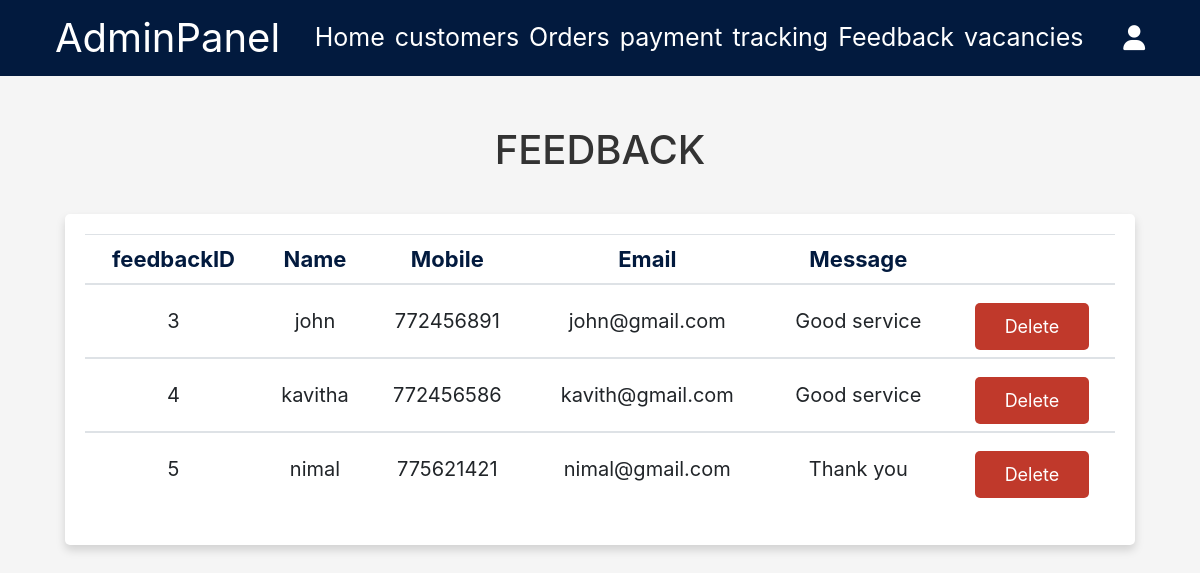
Page /1.Admin_Account/feedback.php (signed in) on the committed database.
### tables this page shows
CREATE TABLE `feedback` (
  `feedbackID` int(4) NOT NULL,
  `Name` varchar(30) NOT NULL,
  `Mobile` int(10) NOT NULL,
  `Email` text NOT NULL,
  `Message` text NOT NULL
);

### 1.Admin_Account/feedback.php (the view, shortened to what this page needs)
<?php
$con = mysqli_connect('localhost', 'root', '', 'ecargoms') or die('connection failed');
?>
<!DOCTYPE html>
<html lang="en">
<head>
<link href="bootstrap/css/bootstrap.min.css" rel="stylesheet" >
<link href="source/css/admin.css" rel="stylesheet">
</head>
<body>
<?php
include 'nav.php';
?>
<section>
    <h1 class="title">Feedback</h1>
    <div class="container">
        <div class="row text-center">
		<div class="col-md">
			<div class="box shadow">
				<div class="table table-hover table-responsive">
					<table class="table">
						<thead>
							<tr>
							<th scope="col">feedbackID</th>
							<th scope="col">Name</th>
							<th scope="col">Mobile</th>
							<th scope="col">Email</th>
							<th scope="col">Message</th>
							<th scope="col"></th>
							</tr>
						</thead>
						<?php
							$query = "SELECT * FROM feedback";
							$query_run = mysqli_query($con, $query);
							if(mysqli_num_rows($query_run) > 0){
								foreach($query_run as $detail){
									?>
										<tbody>
											<tr>
											<td><?= $detail['feedbackID']; ?></td>
											<td><?= $detail['Name']; ?></td>
											<td><?= $detail['Mobile']; ?></td>
											<td><?= $detail['Email']; ?></td>
											<td><?= $detail['Message']; ?></td>
											<td>
											<a href="feedback.php?delete=<?php echo $detail['feedbackID']; ?>" onclick="return confirm('delete this message?');" class="delete-btn">delete</a>
											</td>
											</tr>
										</tbody>
									<?php
								}
							}
							else{
								echo '<p class="empty">no record found!</p>';
							}
						?>
					</table>
				</div>
			</div>
		</div>
	</div>
    </div>
</section>
</body>
</html>

### 1.Admin_Account/source/css/admin.css (style rules this page uses)
:root { --blue: #021a3e; --red: #c0392b; --orange: #f39c12; --black: #333; --white: #fff; --light-color: #666; --light-white: #ccc; --light-bg: #f5f5f5; --border: .1rem solid var(--black); --box-shedow: 0 .5rem 1rem rgba(0,0,0,.1); }
* { margin: 0; padding: 0; box-sizing: border-box; outline: none; border: none; text-decoration: none; transition: all .0s linear; }
html { font-size: 62.5%; overflow-x: hidden; }
body { background-color: var(--light-bg); }
section { padding: 3rem 2rem; }
.title { text-align: center; margin-top: 2rem; margin-bottom: 2rem; text-transform: uppercase; color: var(--black); font-size: 4rem; }
.btn, .option-btn, .delete-btn, .white-btn { display: inline-block; margin-top: 1rem; padding: 1rem 3rem; cursor: pointer; color: var(--white); font-size: 1.8rem; border-radius: .5rem; text-transform: capitalize; }
.delete-btn { background-color: var(--red); }
.box { border-radius: .5rem; margin: 2rem; padding: 2rem; background-color: var(--white);; text-align: center; }
.table th { font-size: 22px; color: var(--blue); }
.table td { font-size: 20px; vertical-align: middle; }

### rows in the picture
feedback: feedbackID "3", Name "john", Mobile "772456891", Email "john@gmail.com", Message "Good service"
feedback: feedbackID "4", Name "kavitha", Mobile "772456586", Email "kavith@gmail.com", Message "Good service"
feedback: feedbackID "5", Name "nimal", Mobile "775621421", Email "nimal@gmail.com", Message "Thank you"
